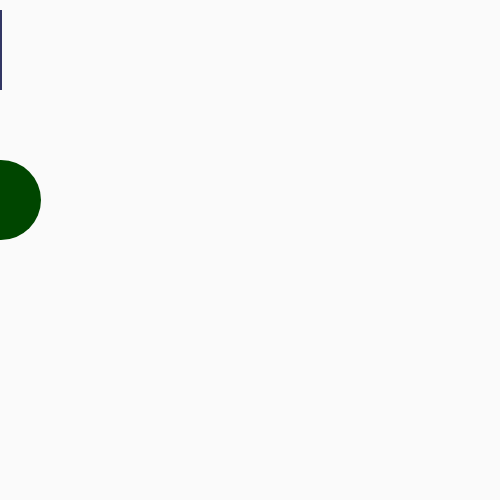
Frame 1 (no input)
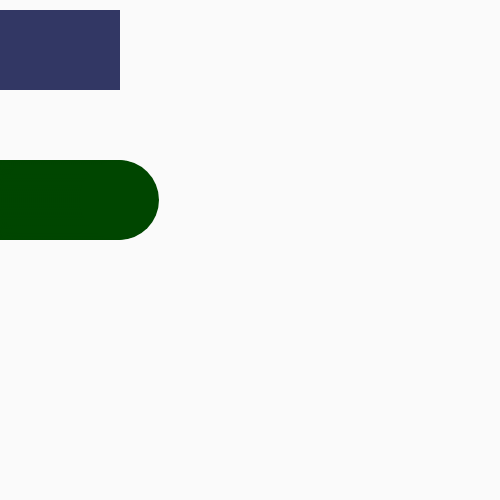
Frame 60 (no input)
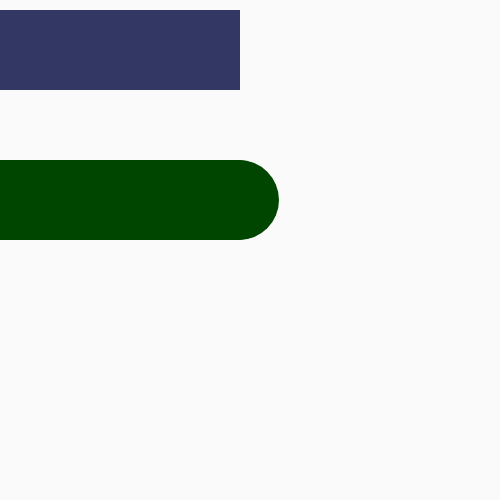
Frame 120 (the mouse pressed at the canvas centre since frame 60)

The p5.js sketch that drew these frames (run headless with seeded random() and noise() and a simulated clock; from frame 60 on, the mouse is pressed at the canvas centre):

// p5.js sketch
// ── sketch.js
/* 
Setting order. 
Created by Luis Medina Triana, May 2017
*/


var a = 0;//Variables declared within setup() are not accessible within other functions, including draw().
// setup() takes care of initializing the program and runs once.
function setup() {//The function is called once when the program starts. It defines initial environment.  
  createCanvas(500, 500);// the createCanvas() function sets canvas size
  background(250);//the background() function sets a white background
  noStroke();//the noStroke() function does not draw a stroke/outline around shapes

}
// draw() takes care of items that are repeated until the canvas or browser window is closed. Animations can be set within the draw() loop
function draw() {// curly brackets contain a series of statements aka "lines of code".
  
  c = color(50, 55, 100);  // Create a color for 'c'
  fill(c);  // Use color variable 'c' as fill color
  rect(a++%width, 10, 2, 80);// Draw upper rectangle
 
  fill(color(0,70,0));//fills shape with color
  ellipse(a++%width, 200, 80, 80);// Draw circle

}
